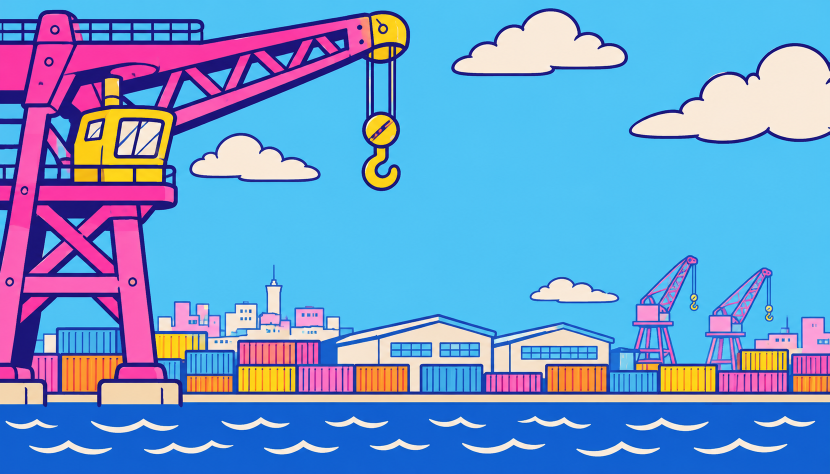
#> input picture art/bg/harbor.png, 1659 x 948 px (shown at 1/2 size)
$ python bgsplit.py
#> lines starting #> are read from the running program, lines starting #| are printed output that depends on the picture; after the words box and inside, x2 and y2 are one past the last pixel; in counts of white or black regions, pixels touching at a corner belong together
"""Split the harbor painting into layers so parts of it can move (Chris 2026-11-07: animate the crane hook and the clouds).
Writes art/bg/fore.png (the painting with the sky see-through, the hook, its cables and the big clouds taken out), and
art/bgparts/hook.png, cloud1.png, cloud2.png (cut from the painting, sky see-through). inkpack.py packs them at the backdrop's scale.
Positions in the painting (1659x948 px) that the game uses: cables at x 741 and 782 from the pulley at y 122; the hook block's top at y 222.
usage: python3 -I art/tools/bgsplit.py
"""
import pathlib, numpy as np
from PIL import Image
ROOT = pathlib.Path(__file__).resolve().parents[2]
src = np.asarray(Image.open(ROOT / 'art/bg/harbor.png').convert('RGBA')).copy()
SKY = np.array([79, 196, 245])
def skymask(a): return ((a[..., :3].astype(int) - SKY) ** 2).sum(-1) < 40 ** 2
fore = src.copy()
H = fore.shape[0]
#> H = 948
from scipy import ndimage
# the sky: sky-blue pixels joined to the open sky at the top, so the strips of sky between the buildings go too (Chris 2026-11-07: a
# band of the painting's sky above the city didn't match the game's sky) but blue on the buildings and the water stays
m = skymask(fore); lab, n = ndimage.label(m); keep = set(np.unique(lab[:40])) - {0}; sky = np.isin(lab, list(keep)); sky[800:] = False; sky[:600] |= m[:600]  # and any sky-blue above the skyline (boxed in by the crane)
#> in skymask, `def skymask(a): return ((a[..., :3].astype(int) - SKY) ** 2).sum(-1) <..`:
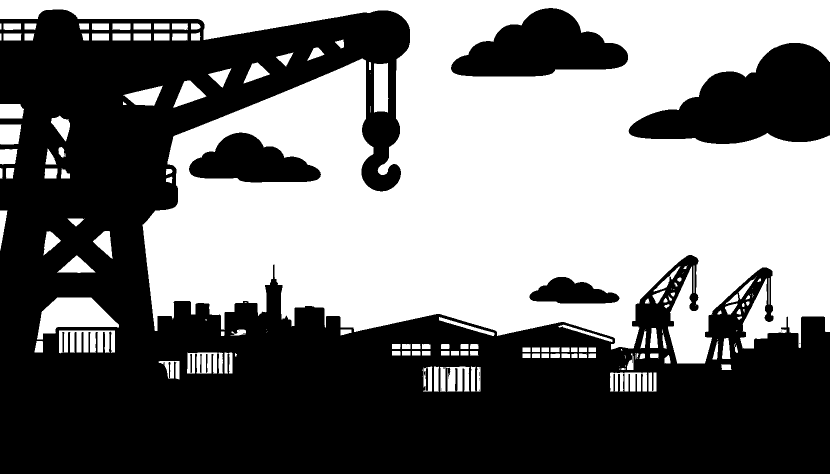
#> returned value: shape (948, 1659) bool (shown at 1/2 size); 47% white; 171 white regions (36 under 20 px), largest, box (x1, y1, x2, y2) and area: (0, 0, 1659, 727) 677865, (74, 595, 238, 679) 7796, (118, 661, 230, 707) 3756
#> after `lab, n = ndimage.label(m)`:
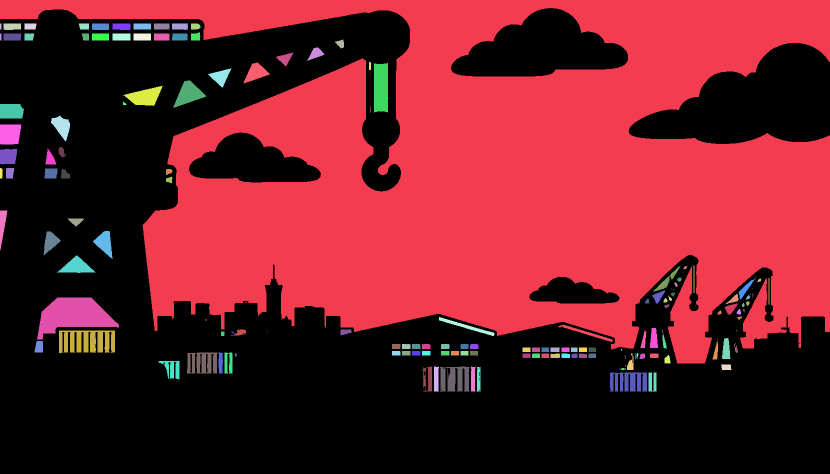
#> lab: shape (948, 1659) int32 (shown at 1/2 size); 195 distinct labels, from 0 to 194; one colour per label, 0 black
#> after `lab, n = ndimage.label(m)`: n = 194
#> after `keep = set(np.unique(lab[:40])) - {0}`: keep = 1 item
#> after `sky = np.isin(lab, list(keep))`: sky: shape (948, 1659) bool; 43.1% white; 1 white region, box (x1, y1, x2, y2) and area: (0, 0, 1659, 727) 677865
#> after `sky[:600] |= m[:600]`:
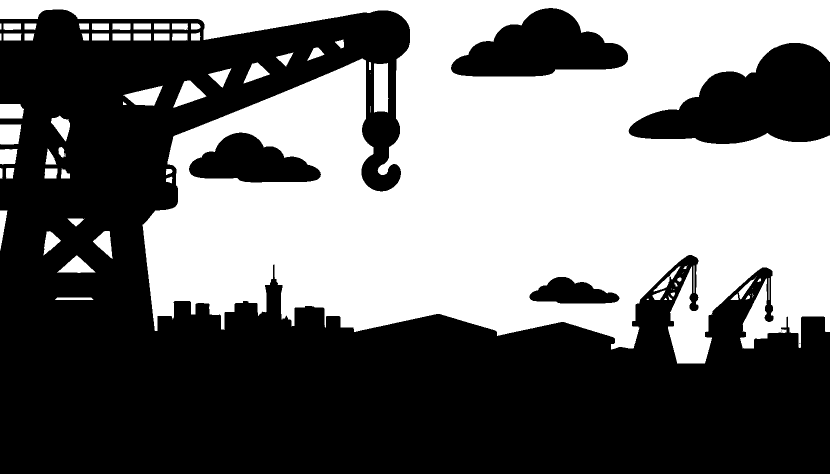
#> sky: shape (948, 1659) bool (shown at 1/2 size); 45% white; 77 white regions (15 under 20 px), largest, box (x1, y1, x2, y2) and area: (0, 0, 1659, 727) 677865, (748, 126, 777, 225) 2694, (246, 171, 326, 212) 1781
fore[sky, 3] = 0
fore[125:392, 718:808, 3] = 0           # the hook and its cables (the pulley above y 125 stays)
#> fore: shape (948, 1659, 4); mean R, G, B, A 108.8, 154.2, 206.4, 138.3
for (x0, y0, x1, y1) in [(895, 10, 1262, 158), (1252, 80, 1659, 292), (372, 258, 648, 368), (1055, 548, 1245, 612)]:  # the three big clouds, and the small one over the warehouses (the moving clouds slid behind it, so they looked like they overlapped: Chris 2026-11-08)
  fore[y0:y1, x0:x1, 3] = 0
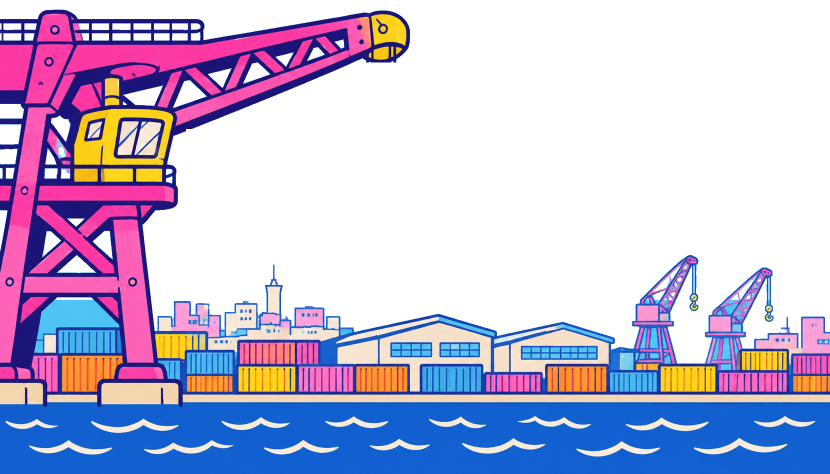
#> fore: shape (948, 1659, 4) (shown at 1/2 size); mean R, G, B, A 108.8, 154.2, 206.4, 121.9; transparent parts drawn white
Image.fromarray(fore).save(ROOT / 'art/bg/fore.png')
def cut(box, name):
#> called with box = (895, 10, 1262, 158), name = 'cloud1'
  x0, y0, x1, y1 = box; a = src[y0:y1, x0:x1].copy(); a[skymask(a), 3] = 0; Image.fromarray(a).save(ROOT / f'art/bgparts/{name}.png')
#> in skymask (call 2), `def skymask(a): return ((a[..., :3].astype(int) - SKY) ** 2).sum(-1) <..`: returned value: shape (148, 367) bool; 45.8% white; 1 white region, box (x1, y1, x2, y2) and area: (0, 0, 367, 148) 24887
# the hook's block is then painted clean yellow (2026-11-07: the game draws a spinning X on it); the painted original is art/incoming/hook-painted.png
# (the hook isn't re-cut: art/bgparts/hook.png is the hand-cleaned one; re-cutting it brought the painted line back, build 61)
cut((895, 10, 1262, 158), 'cloud1'); cut((372, 258, 648, 368), 'cloud2')
#> call 2 of cut, with box = (372, 258, 648, 368), name = 'cloud2'
#> in cut (call 2), `a = src[y0:y1, x0:x1].copy()`:
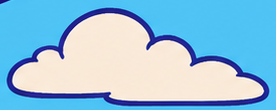
#> a: shape (110, 276, 4); mean R, G, B, A 145, 194.2, 221.7, 255
#> in skymask (call 3), `def skymask(a): return ((a[..., :3].astype(int) - SKY) ** 2).sum(-1) <..`:
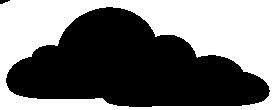
#> returned value: shape (110, 276) bool; 46.6% white; 1 white region, box (x1, y1, x2, y2) and area: (0, 0, 276, 110) 14136
#> in cut (call 2), `a[skymask(a), 3] = 0`:
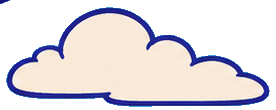
#> a: shape (110, 276, 4); mean R, G, B, A 145, 194.2, 221.7, 136.3; transparent parts drawn white
print('ok')
